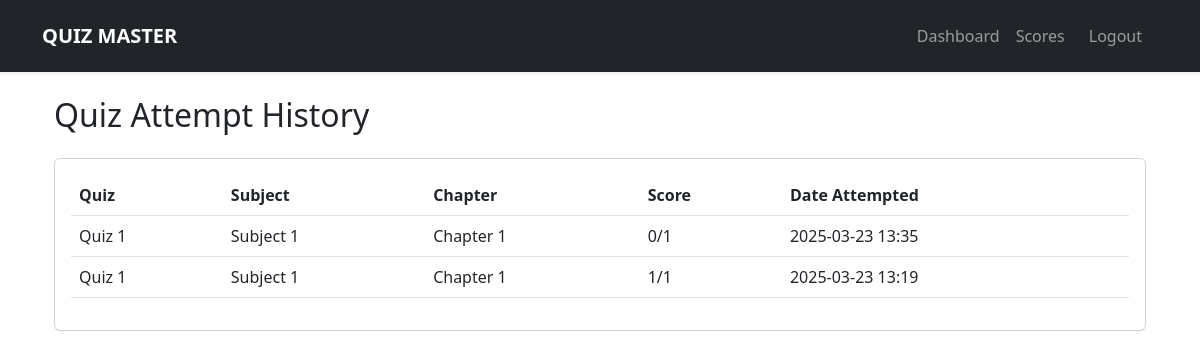
Page /user/scores (signed in) on the committed database.
### models.py (models this page shows)
class Score(db.Model):
    id = db.Column(db.Integer, primary_key=True)
    user_id = db.Column(db.Integer, db.ForeignKey('user.id'))
    quiz_id = db.Column(db.Integer, db.ForeignKey('quiz.id'))
    score = db.Column(db.Integer)
    total_questions = db.Column(db.Integer)
    timestamp = db.Column(db.DateTime, default=datetime.utcnow)

class Quiz(db.Model):
    id = db.Column(db.Integer, primary_key=True)
    title = db.Column(db.String(100), nullable=False)
    chapter_id = db.Column(db.Integer, db.ForeignKey('chapter.id'))
    duration = db.Column(db.Integer)
    created_at = db.Column(db.DateTime, default=datetime.utcnow)
    questions = db.relationship('Question', backref='quiz', lazy=True)
    scores = db.relationship('Score', backref='quiz', lazy=True)
    updated_at = db.Column(db.DateTime, default=datetime.utcnow, onupdate=datetime.utcnow)

class Subject(db.Model):
    id = db.Column(db.Integer, primary_key=True)
    name = db.Column(db.String(100), nullable=False)
    description = db.Column(db.Text)
    chapters = db.relationship('Chapter', backref='subject', lazy=True)
    created_at = db.Column(db.DateTime, default=datetime.utcnow)

class Chapter(db.Model):
    id = db.Column(db.Integer, primary_key=True)
    name = db.Column(db.String(100), nullable=False)
    description = db.Column(db.Text)
    subject_id = db.Column(db.Integer, db.ForeignKey('subject.id'))
    quizzes = db.relationship('Quiz', backref='chapter', lazy=True)
    created_at = db.Column(db.DateTime, default=datetime.utcnow)

### app.py (the view)
@app.route('/user/scores')
@login_required
def quiz_results():
    if current_user.is_admin:
        return redirect(url_for('admin_dashboard'))
    scores = Score.query.filter_by(user_id=current_user.id).order_by(Score.timestamp.desc()).all()
    return render_template('user/scores.html', scores=scores)

### app.py (called while the page is built)
@app.template_filter('datetimeformat')
def datetimeformat(value, fmt='%Y-%m-%d %H:%M'):
    if not value:
        return ""
    try:
        return value.strftime(fmt)
    except AttributeError:
        return ""

@login_manager.user_loader
def load_user(user_id):
    return User.query.get(int(user_id))

### templates/user/scores.html (shortened to what this page needs)
{% extends "base.html" %}
{% block content %}
<div class="container-fluid">
    <h2 class="mb-4">Quiz Attempt History</h2>
    <div class="card">
        <div class="card-body">
            <div class="table-responsive">
                <table class="table table-hover">
                    <thead>
                        <tr>
                            <th>Quiz</th>
                            <th>Subject</th>
                            <th>Chapter</th>
                            <th>Score</th>
                            <th>Date Attempted</th>
                        </tr>
                    </thead>
                    <tbody>
                        {% for score in scores %}
                        <tr>
                            <td>{{ score.quiz.title if score.quiz else 'Deleted Quiz' }}</td>
                            <td>
                                {% if score.quiz and score.quiz.chapter and score.quiz.chapter.subject %}
                                    {{ score.quiz.chapter.subject.name }}
                                {% else %}
                                    N/A
                                {% endif %}
                            </td>
                            <td>
                                {% if score.quiz and score.quiz.chapter %}
                                    {{ score.quiz.chapter.name }}
                                {% else %}
                                    N/A
                                {% endif %}
                            </td>
                            <td>{{ score.score }}/{{ score.total_questions }}</td>
                            <td>{{ score.timestamp|datetimeformat }}</td>
                        </tr>
                        {% endfor %}
                    </tbody>
                </table>
            </div>
        </div>
    </div>
</div>
{% endblock %}

### rows in the picture
Score: quiz "Quiz 1", quiz.chapter.subject.name "Subject 1", quiz.chapter.name "Chapter 1", score "0", total_questions "1", timestamp "2025-03-23 13:35"
Score: quiz "Quiz 1", quiz.chapter.subject.name "Subject 1", quiz.chapter.name "Chapter 1", score "1", total_questions "1", timestamp "2025-03-23 13:19"
